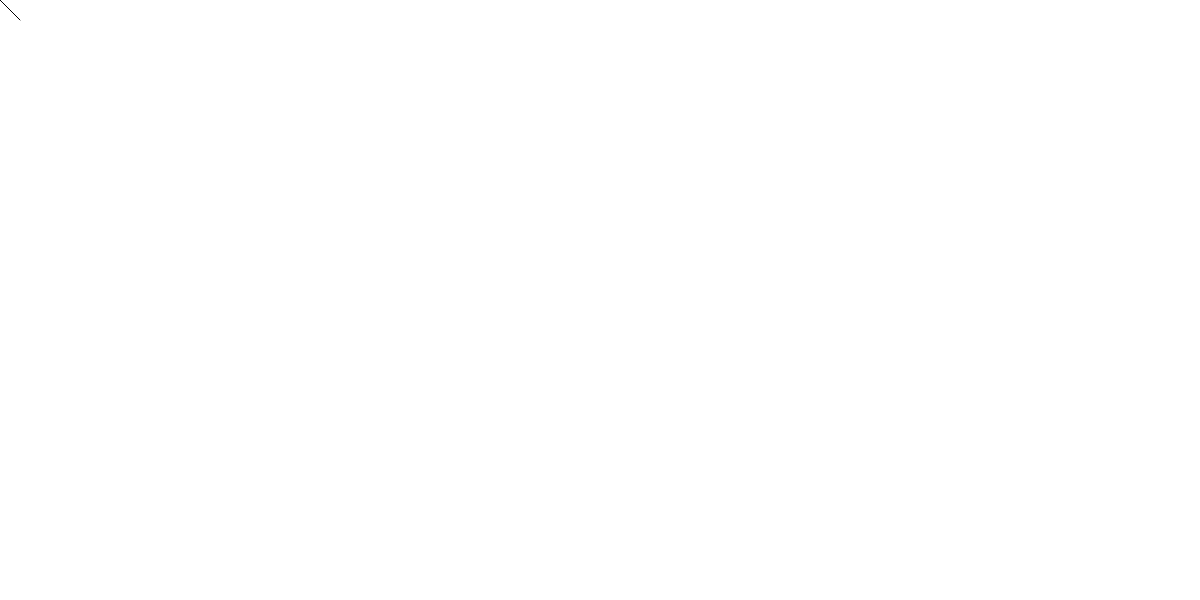
Frame 1 (no input)
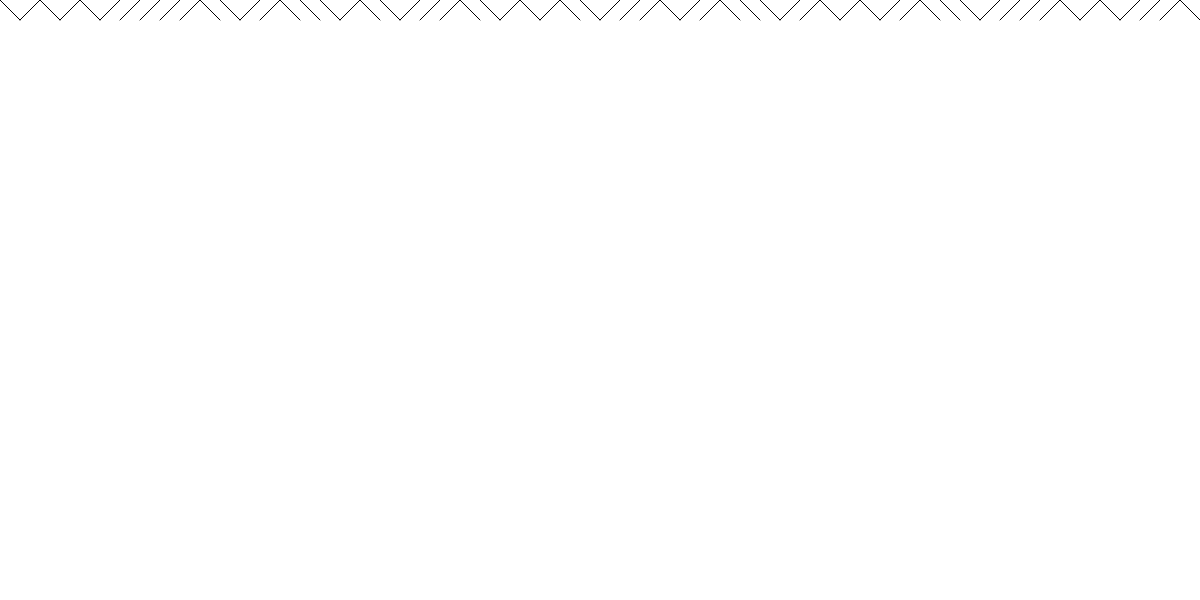
Frame 60 (no input)
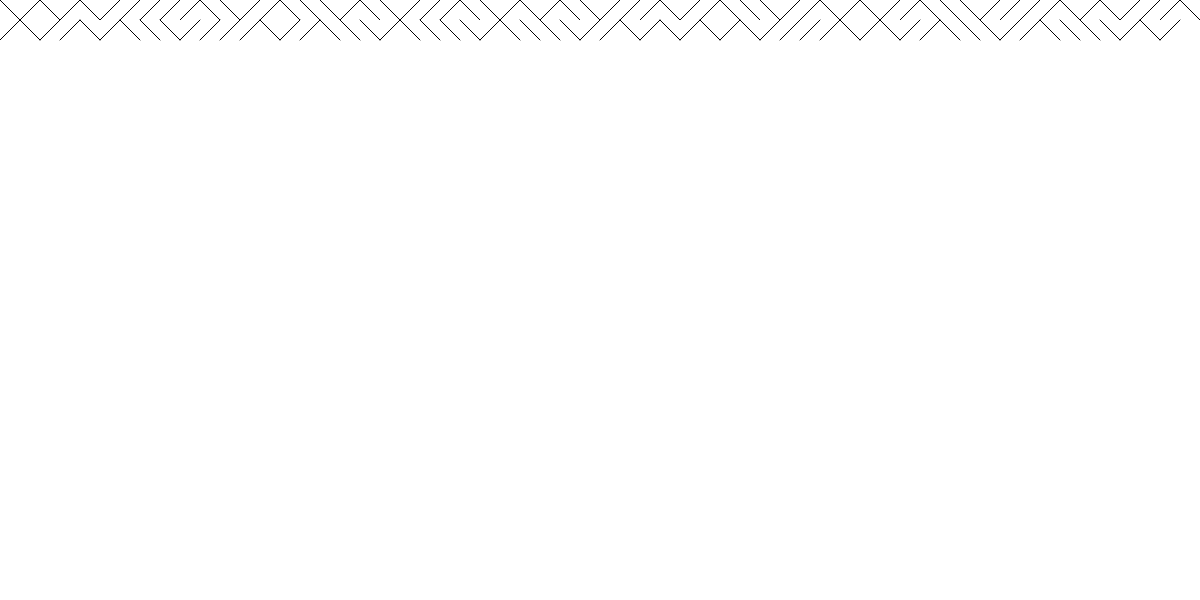
Frame 120 (the mouse pressed at the canvas centre since frame 60)

The p5.js sketch that drew these frames (run headless with seeded random() and noise() and a simulated clock; from frame 60 on, the mouse is pressed at the canvas centre):

// p5.js sketch
// ── sketch.js
let x = 0;
let y = 0;
let spacing = 20;
let bg = 255;

function setup() {
    createCanvas(windowWidth, 600);
    background(bg);
}

function draw() {
    // overwrite the previous space
    noStroke();
    fill(bg);
    rect(x, y, spacing, spacing);

    //**** DRAW A DIAGONAL LINE ****//
    // 50% chance of either direction.
    stroke(0);
    // strokeWeight(2);
    if (random(1) > 0.5) {
        line(x, y, x + spacing, y + spacing);
    } else {
        line(x, y + spacing, x + spacing, y);
    }

    //**** UPDATE THE X POSITION ****//
    x += spacing;

    //**** CHECK CANVAS BOUNDARIES ****//
    // if greater than width, swing back,
    // like a typewriter
    if (x > width) {
        x = 0;
        y += spacing;
    }

    // if greater than height,
    // start back in the top-left corner
    if (y > height) {
        x = 0;
        y = 0;
    }
}
